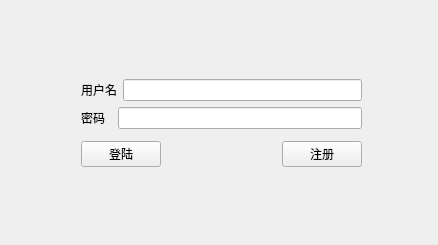
<?xml version="1.0" encoding="UTF-8"?>
<ui version="4.0">
 <class>MainWindow</class>
 <widget class="QWidget" name="MainWindow">
  <property name="geometry">
   <rect>
    <x>0</x>
    <y>0</y>
    <width>438</width>
    <height>245</height>
   </rect>
  </property>
  <property name="windowTitle">
   <string>Form</string>
  </property>
  <layout class="QVBoxLayout" name="verticalLayout_3">
   <item>
    <layout class="QHBoxLayout" name="horizontalLayout">
     <item>
      <widget class="QPushButton" name="pushButtonBack">
       <property name="sizePolicy">
        <sizepolicy hsizetype="Preferred" vsizetype="Preferred">
         <horstretch>0</horstretch>
         <verstretch>0</verstretch>
        </sizepolicy>
       </property>
       <property name="text">
        <string/>
       </property>
       <property name="icon">
        <iconset resource="image.qrc">
         <normaloff>:/new/prefix1/image/back.png</normaloff>:/new/prefix1/image/back.png</iconset>
       </property>
       <property name="iconSize">
        <size>
         <width>30</width>
         <height>30</height>
        </size>
       </property>
       <property name="flat">
        <bool>true</bool>
       </property>
      </widget>
     </item>
     <item>
      <spacer name="horizontalSpacer">
       <property name="orientation">
        <enum>Qt::Horizontal</enum>
       </property>
       <property name="sizeHint" stdset="0">
        <size>
         <width>40</width>
         <height>20</height>
        </size>
       </property>
      </spacer>
     </item>
     <item>
      <widget class="QLabel" name="label">
       <property name="font">
        <font>
         <family>微软雅黑</family>
         <pointsize>14</pointsize>
        </font>
       </property>
       <property name="text">
        <string/>
       </property>
      </widget>
     </item>
     <item>
      <spacer name="horizontalSpacer_2">
       <property name="orientation">
        <enum>Qt::Horizontal</enum>
       </property>
       <property name="sizeHint" stdset="0">
        <size>
         <width>40</width>
         <height>20</height>
        </size>
       </property>
      </spacer>
     </item>
     <item>
      <widget class="QPushButton" name="pushButtonClose">
       <property name="sizePolicy">
        <sizepolicy hsizetype="Preferred" vsizetype="Preferred">
         <horstretch>0</horstretch>
         <verstretch>0</verstretch>
        </sizepolicy>
       </property>
       <property name="text">
        <string/>
       </property>
       <property name="icon">
        <iconset resource="image.qrc">
         <normaloff>:/new/prefix1/image/close.png</normaloff>:/new/prefix1/image/close.png</iconset>
       </property>
       <property name="iconSize">
        <size>
         <width>30</width>
         <height>30</height>
        </size>
       </property>
       <property name="flat">
        <bool>true</bool>
       </property>
      </widget>
     </item>
    </layout>
   </item>
   <item>
    <widget class="QStackedWidget" name="stackedWidget">
     <property name="currentIndex">
      <number>2</number>
     </property>
     <widget class="QWidget" name="page">
      <layout class="QVBoxLayout" name="verticalLayout_4">
       <item>
        <spacer name="verticalSpacer_4">
         <property name="orientation">
          <enum>Qt::Vertical</enum>
         </property>
         <property name="sizeHint" stdset="0">
          <size>
           <width>20</width>
           <height>40</height>
          </size>
         </property>
        </spacer>
       </item>
       <item>
        <layout class="QHBoxLayout" name="horizontalLayout_2">
         <item>
          <layout class="QVBoxLayout" name="verticalLayout" stretch="2,8,0">
           <item>
            <widget class="QPushButton" name="pushButton_3">
             <property name="text">
              <string/>
             </property>
             <property name="icon">
              <iconset resource="image.qrc">
               <normaloff>:/new/prefix1/image/machine.png</normaloff>:/new/prefix1/image/machine.png</iconset>
             </property>
             <property name="iconSize">
              <size>
               <width>80</width>
               <height>80</height>
              </size>
             </property>
             <property name="autoExclusive">
              <bool>false</bool>
             </property>
             <property name="flat">
              <bool>true</bool>
             </property>
            </widget>
           </item>
           <item>
            <widget class="QLabel" name="label_2">
             <property name="font">
              <font>
               <family>微软雅黑</family>
               <pointsize>15</pointsize>
              </font>
             </property>
             <property name="text">
              <string>人机对战</string>
             </property>
             <property name="alignment">
              <set>Qt::AlignCenter</set>
             </property>
            </widget>
           </item>
           <item>
            <spacer name="verticalSpacer">
             <property name="orientation">
              <enum>Qt::Vertical</enum>
             </property>
             <property name="sizeHint" stdset="0">
              <size>
               <width>20</width>
               <height>40</height>
              </size>
             </property>
            </spacer>
           </item>
          </layout>
         </item>
         <item>
          <layout class="QVBoxLayout" name="verticalLayout_2" stretch="9,1,0">
           <item>
            <widget class="QPushButton" name="pushButton_4">
             <property name="text">
              <string/>
             </property>
             <property name="icon">
              <iconset resource="image.qrc">
               <normaloff>:/new/prefix1/image/network.png</normaloff>:/new/prefix1/image/network.png</iconset>
             </property>
             <property name="iconSize">
              <size>
               <width>80</width>
               <height>80</height>
              </size>
             </property>
             <property name="flat">
              <bool>true</bool>
             </property>
            </widget>
           </item>
           <item>
            <widget class="QLabel" name="label_3">
             <property name="font">
              <font>
               <family>微软雅黑</family>
               <pointsize>15</pointsize>
              </font>
             </property>
             <property name="text">
              <string>网络对战</string>
             </property>
             <property name="alignment">
              <set>Qt::AlignCenter</set>
             </property>
            </widget>
           </item>
           <item>
            <spacer name="verticalSpacer_2">
             <property name="orientation">
              <enum>Qt::Vertical</enum>
             </property>
             <property name="sizeHint" stdset="0">
              <size>
               <width>20</width>
               <height>40</height>
              </size>
             </property>
            </spacer>
           </item>
          </layout>
         </item>
        </layout>
       </item>
       <item>
        <spacer name="verticalSpacer_3">
         <property name="orientation">
          <enum>Qt::Vertical</enum>
         </property>
         <property name="sizeHint" stdset="0">
          <size>
           <width>20</width>
           <height>40</height>
          </size>
         </property>
        </spacer>
       </item>
      </layout>
     </widget>
     <widget class="QWidget" name="page_2">
      <layout class="QVBoxLayout" name="verticalLayout_7">
       <item>
        <spacer name="verticalSpacer_5">
         <property name="orientation">
          <enum>Qt::Vertical</enum>
         </property>
         <property name="sizeHint" stdset="0">
          <size>
           <width>20</width>
           <height>25</height>
          </size>
         </property>
        </spacer>
       </item>
       <item>
        <layout class="QHBoxLayout" name="horizontalLayout_3">
         <item>
          <spacer name="horizontalSpacer_3">
           <property name="orientation">
            <enum>Qt::Horizontal</enum>
           </property>
           <property name="sizeHint" stdset="0">
            <size>
             <width>40</width>
             <height>20</height>
            </size>
           </property>
          </spacer>
         </item>
         <item>
          <layout class="QVBoxLayout" name="verticalLayout_5">
           <item>
            <widget class="QPushButton" name="pbSinWhite">
             <property name="text">
              <string/>
             </property>
             <property name="icon">
              <iconset resource="image.qrc">
               <normaloff>:/new/prefix1/image/white.png</normaloff>:/new/prefix1/image/white.png</iconset>
             </property>
             <property name="iconSize">
              <size>
               <width>80</width>
               <height>80</height>
              </size>
             </property>
             <property name="flat">
              <bool>true</bool>
             </property>
            </widget>
           </item>
           <item>
            <widget class="QLabel" name="label_4">
             <property name="font">
              <font>
               <family>微软雅黑</family>
               <pointsize>18</pointsize>
              </font>
             </property>
             <property name="text">
              <string>白子</string>
             </property>
             <property name="alignment">
              <set>Qt::AlignCenter</set>
             </property>
            </widget>
           </item>
          </layout>
         </item>
         <item>
          <spacer name="horizontalSpacer_4">
           <property name="orientation">
            <enum>Qt::Horizontal</enum>
           </property>
           <property name="sizeHint" stdset="0">
            <size>
             <width>40</width>
             <height>20</height>
            </size>
           </property>
          </spacer>
         </item>
         <item>
          <layout class="QVBoxLayout" name="verticalLayout_6">
           <item>
            <widget class="QPushButton" name="pbSinBlack">
             <property name="text">
              <string/>
             </property>
             <property name="icon">
              <iconset resource="image.qrc">
               <normaloff>:/new/prefix1/image/black.png</normaloff>:/new/prefix1/image/black.png</iconset>
             </property>
             <property name="iconSize">
              <size>
               <width>80</width>
               <height>80</height>
              </size>
             </property>
             <property name="flat">
              <bool>true</bool>
             </property>
            </widget>
           </item>
           <item>
            <widget class="QLabel" name="label_5">
             <property name="font">
              <font>
               <family>微软雅黑</family>
               <pointsize>18</pointsize>
              </font>
             </property>
             <property name="text">
              <string>黑子</string>
             </property>
             <property name="alignment">
              <set>Qt::AlignCenter</set>
             </property>
            </widget>
           </item>
          </layout>
         </item>
         <item>
          <spacer name="horizontalSpacer_5">
           <property name="orientation">
            <enum>Qt::Horizontal</enum>
           </property>
           <property name="sizeHint" stdset="0">
            <size>
             <width>40</width>
             <height>20</height>
            </size>
           </property>
          </spacer>
         </item>
        </layout>
       </item>
       <item>
        <spacer name="verticalSpacer_6">
         <property name="orientation">
          <enum>Qt::Vertical</enum>
         </property>
         <property name="sizeHint" stdset="0">
          <size>
           <width>20</width>
           <height>26</height>
          </size>
         </property>
        </spacer>
       </item>
      </layout>
     </widget>
     <widget class="QWidget" name="page_3">
      <widget class="QWidget" name="layoutWidget">
       <property name="geometry">
        <rect>
         <x>70</x>
         <y>30</y>
         <width>281</width>
         <height>101</height>
        </rect>
       </property>
       <layout class="QVBoxLayout" name="verticalLayout_9">
        <item>
         <layout class="QVBoxLayout" name="verticalLayout_8">
          <item>
           <layout class="QHBoxLayout" name="horizontalLayout_4">
            <item>
             <widget class="QLabel" name="label_6">
              <property name="text">
               <string>用户名</string>
              </property>
             </widget>
            </item>
            <item>
             <widget class="QLineEdit" name="leUsrName"/>
            </item>
           </layout>
          </item>
          <item>
           <layout class="QHBoxLayout" name="horizontalLayout_5">
            <item>
             <widget class="QLabel" name="label_7">
              <property name="text">
               <string>密码  </string>
              </property>
             </widget>
            </item>
            <item>
             <widget class="QLineEdit" name="lePasW">
              <property name="echoMode">
               <enum>QLineEdit::Password</enum>
              </property>
             </widget>
            </item>
           </layout>
          </item>
         </layout>
        </item>
        <item>
         <layout class="QHBoxLayout" name="horizontalLayout_6">
          <item>
           <widget class="QPushButton" name="pbLogin">
            <property name="text">
             <string>登陆</string>
            </property>
           </widget>
          </item>
          <item>
           <spacer name="horizontalSpacer_6">
            <property name="orientation">
             <enum>Qt::Horizontal</enum>
            </property>
            <property name="sizeHint" stdset="0">
             <size>
              <width>40</width>
              <height>20</height>
             </size>
            </property>
           </spacer>
          </item>
          <item>
           <widget class="QPushButton" name="pbReg">
            <property name="text">
             <string>注册</string>
            </property>
           </widget>
          </item>
         </layout>
        </item>
       </layout>
      </widget>
     </widget>
    </widget>
   </item>
  </layout>
 </widget>
 <resources>
  <include location="image.qrc"/>
 </resources>
 <connections/>
</ui>
